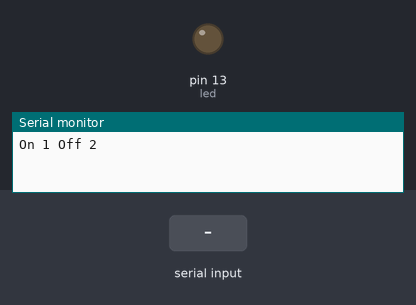
Bench run of a sketch on a simulated Arduino Uno, built with avr-gcc and run on an emulated ATmega328P. Shown: output pins drawn as LEDs (lit = HIGH), the last lines printed to the serial monitor. The test bench sets the inputs (shaded band).

Above: at 1.2 s.
1.3 s: "0" received over Serial
At 2.2 s:
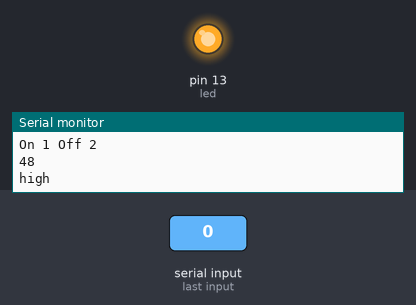
2.8 s: "1" received over Serial
At 3.4 s:
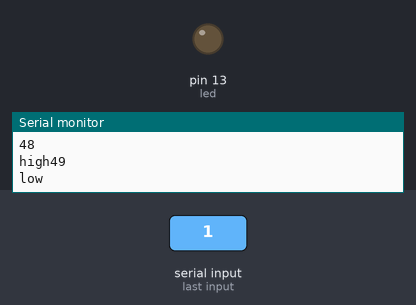
Timing chart, 0 to 5.8 s (numbered marks = the images above; inputs shaded):
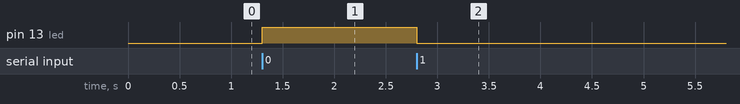

Measured:
- after the input at 1.3 s, pin 13 (led): LOW → HIGH at once
- after the input at 2.8 s, pin 13 (led): HIGH → LOW at once

The sketch:

Bluetooth_Smart_Home_Control.ino
```cpp
int bd;
int led =13;
void setup() {
 // put your setup code here, to run once:
Serial.begin(9600);
Serial.println("On 1 Off 2");
pinMode(led,OUTPUT);
}
void loop() {
 // put your main code here, to run repeatedly:
if (Serial.available())
{
 bd=Serial.read();
 Serial.println(bd);
 if(bd=='0')
 {
 digitalWrite(led,HIGH);
 Serial.print("high");
 }
 {
 if (bd=='1')
 {
 digitalWrite(led,LOW);
 Serial.print("low");
 }
 }
 delay(100);
}
}
```
